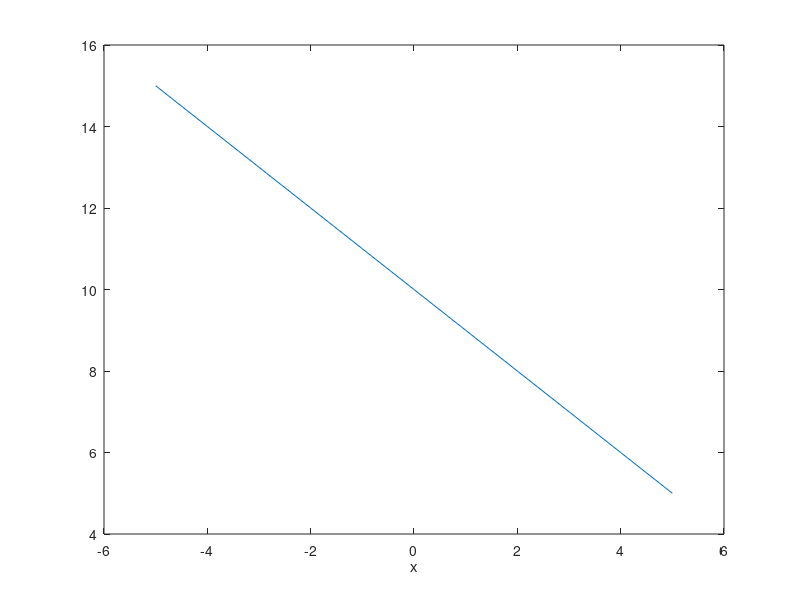

Reproduce this figure in MATLAB.
% Titulo: Derivada Con Formula General
% Descripcion: Script para graficar una funcion de la forma f (x) = +2 
% Autor: Adolfo Flores Hernandez
% Fecha: 15 /04 /2021


% limpiar variables
 clear
% Ejemplo f (x) = a
% Rango de -3..3 en i = 0.1
 x = [-5: 1 :5]; 
% Valor de la función 
 y=((10-(x)))
% Dibujar x, y
 plot(x , y);
% Titulo ("f (x)=y=((10-(x)))
 
% Etiqueta para x
 xlabel ( "x");